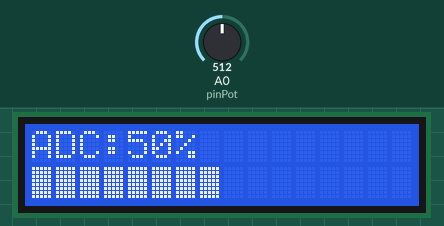
Bench run of a sketch on a simulated Arduino Uno, built with avr-gcc and run on an emulated ATmega328P. On the bench: 16×2 character LCD. The inputs (shaded band) are chosen by the test bench; at power-on: A0 (pinPot) = 512. What the sketch prints to the serial monitor is not drawn.

Above: at 1.2 s.
1.3 s: A0 (pinPot) set to 716
At 2.6 s:
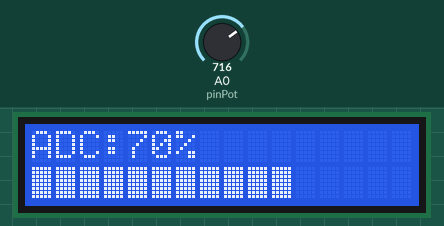
2.9 s: A0 (pinPot) set to 900
At 3.4 s:
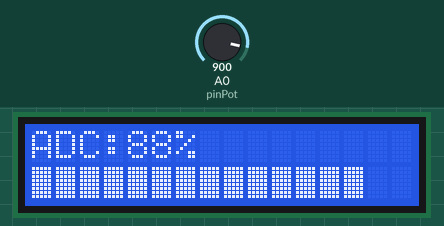
4.5 s: A0 (pinPot) set to 1023
At 5.4 s:
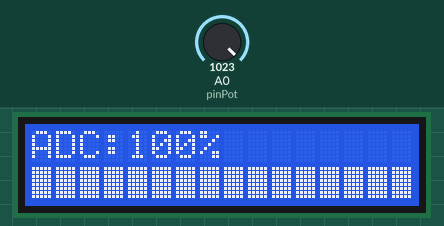
6.1 s: A0 (pinPot) set to 511
At 6.5 s:
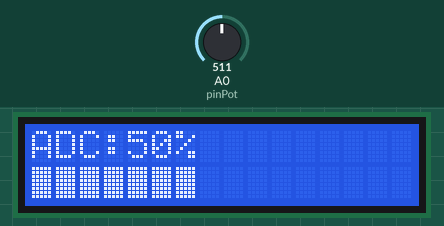
7.7 s: A0 (pinPot) set to 306
At 8.5 s:
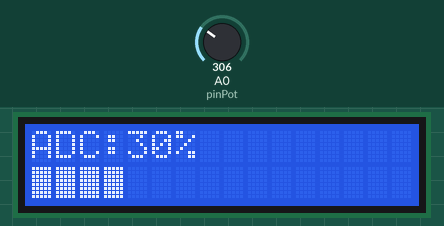
9.3 s: A0 (pinPot) set to 122
At 10.5 s:
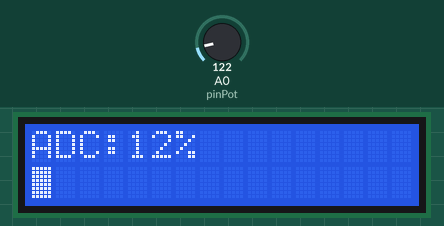
Timing chart, 0 to 11.9 s (numbered marks = the images above; inputs shaded):
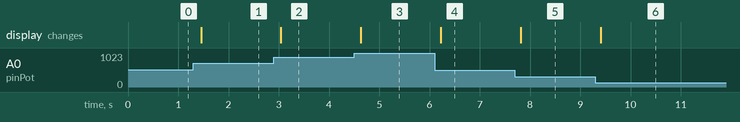

The sketch:

percobaan222.ino
```cpp
#include <Wire.h>
#include <LiquidCrystal_I2C.h>

LiquidCrystal_I2C lcd(0x27, 16, 2);

const int pinPot = A0;

void setup() {
  Serial.begin(9600);
  lcd.init();
  lcd.backlight();
}

void loop() {
  int adc = analogRead(pinPot);

  float volt = adc * (5.0 / 1023.0);
  float persen = (adc / 1023.0) * 100;

  int bar = map(adc, 0, 1023, 0, 16);

  // Serial Monitor
  Serial.print("ADC: ");
  Serial.print(adc);
  Serial.print(" | Volt: ");
  Serial.print(volt);
  Serial.print(" V | Persen: ");
  Serial.print(persen);
  Serial.println("%");

  // LCD baris 1
  lcd.setCursor(0, 0);
  lcd.print("ADC:");
  lcd.print(persen, 0);
  lcd.print("%   ");

  // LCD baris 2 (bar)
  lcd.setCursor(0, 1);
  for (int i = 0; i < 16; i++) {
    if (i < bar) {
      lcd.print((char)255);
    } else {
      lcd.print(" ");
    }
  }

  delay(200);
}
```

Measured:
- after the input at 1.3 s, the display: changes after 0.15 s (image 1)
- after the input at 2.9 s, the display: changes after 0.14 s (image 2)
- after the input at 4.5 s, the display: changes after 0.13 s (image 3)
- after the input at 6.1 s, the display: changes after 0.13 s (image 4)
- after the input at 7.7 s, the display: changes after 0.12 s (image 5)
- after the input at 9.3 s, the display: changes after 0.11 s (image 6)
